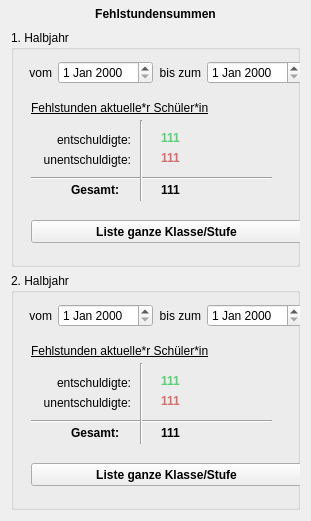
  <widget class="QWidget" name="layoutWidget">
   <property name="geometry">
    <rect>
     <x>700</x>
     <y>50</y>
     <width>311</width>
     <height>521</height>
    </rect>
   </property>
   <layout class="QVBoxLayout" name="verticalLayout_2">
    <property name="topMargin">
     <number>4</number>
    </property>
    <item>
     <widget class="QLabel" name="label_11">
      <property name="maximumSize">
       <size>
        <width>16777215</width>
        <height>20</height>
       </size>
      </property>
      <property name="font">
       <font>
        <weight>75</weight>
        <bold>true</bold>
       </font>
      </property>
      <property name="text">
       <string>Fehlstundensummen</string>
      </property>
      <property name="alignment">
       <set>Qt::AlignCenter</set>
      </property>
     </widget>
    </item>
    <item>
     <widget class="QGroupBox" name="groupBox">
      <property name="title">
       <string>1. Halbjahr</string>
      </property>
      <widget class="QLabel" name="label_14">
       <property name="geometry">
        <rect>
         <x>29</x>
         <y>100</y>
         <width>91</width>
         <height>20</height>
        </rect>
       </property>
       <property name="text">
        <string>entschuldigte:</string>
       </property>
       <property name="alignment">
        <set>Qt::AlignRight|Qt::AlignTrailing|Qt::AlignVCenter</set>
       </property>
      </widget>
      <widget class="QLabel" name="label_15">
       <property name="geometry">
        <rect>
         <x>19</x>
         <y>120</y>
         <width>101</width>
         <height>20</height>
        </rect>
       </property>
       <property name="text">
        <string>unentschuldigte:</string>
       </property>
       <property name="alignment">
        <set>Qt::AlignRight|Qt::AlignTrailing|Qt::AlignVCenter</set>
       </property>
      </widget>
      <widget class="Line" name="line_4">
       <property name="geometry">
        <rect>
         <x>20</x>
         <y>140</y>
         <width>241</width>
         <height>16</height>
        </rect>
       </property>
       <property name="orientation">
        <enum>Qt::Horizontal</enum>
       </property>
      </widget>
      <widget class="Line" name="line_5">
       <property name="geometry">
        <rect>
         <x>120</x>
         <y>90</y>
         <width>20</width>
         <height>81</height>
        </rect>
       </property>
       <property name="orientation">
        <enum>Qt::Vertical</enum>
       </property>
      </widget>
      <widget class="QLabel" name="label_16">
       <property name="geometry">
        <rect>
         <x>150</x>
         <y>100</y>
         <width>81</width>
         <height>16</height>
        </rect>
       </property>
       <property name="font">
        <font>
         <weight>75</weight>
         <bold>true</bold>
        </font>
       </property>
       <property name="styleSheet">
        <string notr="true">color: rgb(89, 209, 117);</string>
       </property>
       <property name="text">
        <string>111</string>
       </property>
      </widget>
      <widget class="QLabel" name="label_17">
       <property name="geometry">
        <rect>
         <x>150</x>
         <y>120</y>
         <width>81</width>
         <height>16</height>
        </rect>
       </property>
       <property name="font">
        <font>
         <weight>75</weight>
         <bold>true</bold>
        </font>
       </property>
       <property name="styleSheet">
        <string notr="true">color: rgb(216, 109, 109);</string>
       </property>
       <property name="text">
        <string>111</string>
       </property>
      </widget>
      <widget class="QLabel" name="label_18">
       <property name="geometry">
        <rect>
         <x>17</x>
         <y>150</y>
         <width>91</width>
         <height>20</height>
        </rect>
       </property>
       <property name="font">
        <font>
         <weight>75</weight>
         <bold>true</bold>
        </font>
       </property>
       <property name="text">
        <string>Gesamt:</string>
       </property>
       <property name="alignment">
        <set>Qt::AlignRight|Qt::AlignTrailing|Qt::AlignVCenter</set>
       </property>
      </widget>
      <widget class="QLabel" name="label_19">
       <property name="geometry">
        <rect>
         <x>150</x>
         <y>150</y>
         <width>81</width>
         <height>20</height>
        </rect>
       </property>
       <property name="font">
        <font>
         <weight>75</weight>
         <bold>true</bold>
        </font>
       </property>
       <property name="styleSheet">
        <string notr="true"/>
       </property>
       <property name="text">
        <string>111</string>
       </property>
      </widget>
      <widget class="QPushButton" name="pushButton_38">
       <property name="geometry">
        <rect>
         <x>20</x>
         <y>190</y>
         <width>271</width>
         <height>23</height>
        </rect>
       </property>
       <property name="font">
        <font>
         <weight>75</weight>
         <bold>true</bold>
        </font>
       </property>
       <property name="text">
        <string>Liste ganze Klasse/Stufe</string>
       </property>
      </widget>
      <widget class="QLabel" name="label_28">
       <property name="geometry">
        <rect>
         <x>20</x>
         <y>70</y>
         <width>251</width>
         <height>16</height>
        </rect>
       </property>
       <property name="font">
        <font>
         <underline>true</underline>
        </font>
       </property>
       <property name="text">
        <string>Fehlstunden aktuelle*r Schüler*in</string>
       </property>
      </widget>
      <widget class="QWidget" name="layoutWidget">
       <property name="geometry">
        <rect>
         <x>10</x>
         <y>30</y>
         <width>281</width>
         <height>26</height>
        </rect>
       </property>
       <layout class="QHBoxLayout" name="horizontalLayout_2">
        <item>
         <widget class="QLabel" name="label_12">
          <property name="text">
           <string>vom</string>
          </property>
          <property name="alignment">
           <set>Qt::AlignRight|Qt::AlignTrailing|Qt::AlignVCenter</set>
          </property>
         </widget>
        </item>
        <item>
         <widget class="QDateEdit" name="dateEdit"/>
        </item>
        <item>
         <widget class="QLabel" name="label_13">
          <property name="text">
           <string>bis zum</string>
          </property>
          <property name="alignment">
           <set>Qt::AlignRight|Qt::AlignTrailing|Qt::AlignVCenter</set>
          </property>
         </widget>
        </item>
        <item>
         <widget class="QDateEdit" name="dateEdit_2"/>
        </item>
       </layout>
      </widget>
     </widget>
    </item>
    <item>
     <widget class="QGroupBox" name="groupBox_2">
      <property name="title">
       <string>2. Halbjahr</string>
      </property>
      <widget class="QLabel" name="label_20">
       <property name="geometry">
        <rect>
         <x>29</x>
         <y>100</y>
         <width>91</width>
         <height>20</height>
        </rect>
       </property>
       <property name="text">
        <string>entschuldigte:</string>
       </property>
       <property name="alignment">
        <set>Qt::AlignRight|Qt::AlignTrailing|Qt::AlignVCenter</set>
       </property>
      </widget>
      <widget class="QLabel" name="label_21">
       <property name="geometry">
        <rect>
         <x>19</x>
         <y>120</y>
         <width>101</width>
         <height>20</height>
        </rect>
       </property>
       <property name="text">
        <string>unentschuldigte:</string>
       </property>
       <property name="alignment">
        <set>Qt::AlignRight|Qt::AlignTrailing|Qt::AlignVCenter</set>
       </property>
      </widget>
      <widget class="Line" name="line_6">
       <property name="geometry">
        <rect>
         <x>20</x>
         <y>140</y>
         <width>241</width>
         <height>16</height>
        </rect>
       </property>
       <property name="orientation">
        <enum>Qt::Horizontal</enum>
       </property>
      </widget>
      <widget class="Line" name="line_7">
       <property name="geometry">
        <rect>
         <x>120</x>
         <y>90</y>
         <width>20</width>
         <height>81</height>
        </rect>
       </property>
       <property name="orientation">
        <enum>Qt::Vertical</enum>
       </property>
      </widget>
      <widget class="QLabel" name="label_22">
       <property name="geometry">
        <rect>
         <x>150</x>
         <y>100</y>
         <width>81</width>
         <height>16</height>
        </rect>
       </property>
       <property name="font">
        <font>
         <weight>75</weight>
         <bold>true</bold>
        </font>
       </property>
       <property name="styleSheet">
        <string notr="true">color: rgb(89, 209, 117);</string>
       </property>
       <property name="text">
        <string>111</string>
       </property>
      </widget>
      <widget class="QLabel" name="label_23">
       <property name="geometry">
        <rect>
         <x>150</x>
         <y>120</y>
         <width>81</width>
         <height>16</height>
        </rect>
       </property>
       <property name="font">
        <font>
         <weight>75</weight>
         <bold>true</bold>
        </font>
       </property>
       <property name="styleSheet">
        <string notr="true">color: rgb(216, 109, 109);</string>
       </property>
       <property name="text">
        <string>111</string>
       </property>
      </widget>
      <widget class="QLabel" name="label_24">
       <property name="geometry">
        <rect>
         <x>17</x>
         <y>150</y>
         <width>91</width>
         <height>20</height>
        </rect>
       </property>
       <property name="font">
        <font>
         <weight>75</weight>
         <bold>true</bold>
        </font>
       </property>
       <property name="text">
        <string>Gesamt:</string>
       </property>
       <property name="alignment">
        <set>Qt::AlignRight|Qt::AlignTrailing|Qt::AlignVCenter</set>
       </property>
      </widget>
      <widget class="QLabel" name="label_25">
       <property name="geometry">
        <rect>
         <x>150</x>
         <y>150</y>
         <width>81</width>
         <height>20</height>
        </rect>
       </property>
       <property name="font">
        <font>
         <weight>75</weight>
         <bold>true</bold>
        </font>
       </property>
       <property name="styleSheet">
        <string notr="true"/>
       </property>
       <property name="text">
        <string>111</string>
       </property>
      </widget>
      <widget class="QPushButton" name="pushButton_39">
       <property name="geometry">
        <rect>
         <x>20</x>
         <y>190</y>
         <width>271</width>
         <height>23</height>
        </rect>
       </property>
       <property name="font">
        <font>
         <weight>75</weight>
         <bold>true</bold>
        </font>
       </property>
       <property name="text">
        <string>Liste ganze Klasse/Stufe</string>
       </property>
      </widget>
      <widget class="QLabel" name="label_29">
       <property name="geometry">
        <rect>
         <x>20</x>
         <y>70</y>
         <width>251</width>
         <height>16</height>
        </rect>
       </property>
       <property name="font">
        <font>
         <underline>true</underline>
        </font>
       </property>
       <property name="text">
        <string>Fehlstunden aktuelle*r Schüler*in</string>
       </property>
      </widget>
      <widget class="QWidget" name="layoutWidget">
       <property name="geometry">
        <rect>
         <x>10</x>
         <y>30</y>
         <width>281</width>
         <height>26</height>
        </rect>
       </property>
       <layout class="QHBoxLayout" name="horizontalLayout_3">
        <item>
         <widget class="QLabel" name="label_26">
          <property name="text">
           <string>vom</string>
          </property>
          <property name="alignment">
           <set>Qt::AlignRight|Qt::AlignTrailing|Qt::AlignVCenter</set>
          </property>
         </widget>
        </item>
        <item>
         <widget class="QDateEdit" name="dateEdit_3"/>
        </item>
        <item>
         <widget class="QLabel" name="label_27">
          <property name="text">
           <string>bis zum</string>
          </property>
          <property name="alignment">
           <set>Qt::AlignRight|Qt::AlignTrailing|Qt::AlignVCenter</set>
          </property>
         </widget>
        </item>
        <item>
         <widget class="QDateEdit" name="dateEdit_4"/>
        </item>
       </layout>
      </widget>
     </widget>
    </item>
   </layout>
  </widget>
